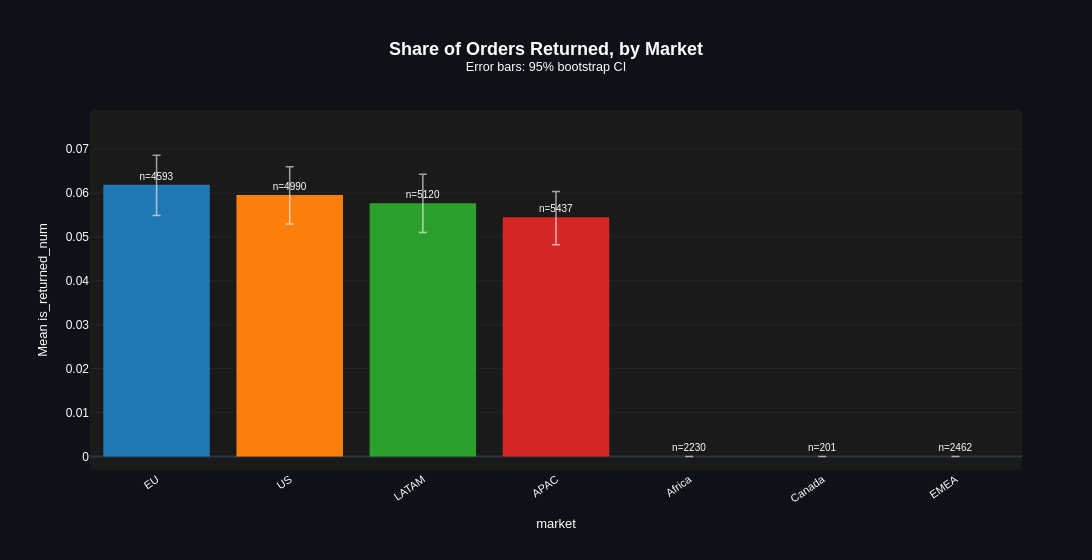

Notebook cell for this chart:
### Code cell
df["is_returned_num"] = df["is_returned"].astype(int)
cp.grouped_bar_plot(
    df, group_col="market", value_col="is_returned_num", agg="mean",
    ci_method="bootstrap", n_boot=2000,
    title="Share of Orders Returned, by Market",
)

### Figure 1 — Plotly figure (JSON) as saved in the notebook; plotly's stock layout.template omitted (floating-point values rounded to 4 significant figures)
{"data": [{"cliponaxis": false, "customdata": [4593, 4990, 5120, 5437, 2230, 201, 2462], "error_y": {"array": [0.006749, 0.006418, 0.006641, 0.005886, 0.0, 0.0, 0.0], "arrayminus": [0.006967, 0.006618, 0.006641, 0.006253, 0.0, 0.0, 0.0], "color": "rgba(255,255,255,0.6)", "symmetric": false, "thickness": 1.5, "type": "data", "width": 4}, "hovertemplate": "<b>%{x}</b><br>Mean is_returned_num: %{y:.3g}<br>n=%{customdata}<extra></extra>", "marker": {"color": ["#1f77b4", "#ff7f0e", "#2ca02c", "#d62728", "#9467bd", "#8c564b", "#e377c2"], "line": {"color": "#FFD700", "width": [0, 0, 0, 0, 0, 0, 0]}}, "name": "", "showlegend": false, "text": ["n=4593", "n=4990", "n=5120", "n=5437", "n=2230", "n=201", "n=2462"], "textfont": {"size": 10}, "textposition": "outside", "type": "bar", "x": ["EU", "US", "LATAM", "APAC", "Africa", "Canada", "EMEA"], "y": [0.06183, 0.05952, 0.05762, 0.05444, 0.0, 0.0, 0.0]}], "layout": {"barmode": "relative", "font": {"color": "white", "family": "Arial"}, "height": 560, "legend": {"bgcolor": "rgba(0,0,0,0.4)", "bordercolor": "rgba(255,255,255,0.15)", "borderwidth": 1, "font": {"color": "white", "size": 11}, "title": {"text": ""}}, "margin": {"b": 90, "l": 90, "r": 70, "t": 110}, "paper_bgcolor": "#0e1117", "plot_bgcolor": "#1a1a1a", "showlegend": false, "title": {"font": {"color": "white", "family": "Arial", "size": 18}, "text": "<b>Share of Orders Returned, by Market</b><br><sup>Error bars: 95% bootstrap CI</sup>", "x": 0.5, "xanchor": "center"}, "width": 1400, "xaxis": {"tickangle": -35, "tickfont": {"size": 11}, "title": {"font": {"size": 13}, "text": "market"}}, "yaxis": {"gridcolor": "rgba(128,128,128,0.2)", "gridwidth": 0.5, "range": [-0.003086, 0.07887], "showgrid": true, "title": {"font": {"size": 13}, "text": "Mean is_returned_num"}}}}
